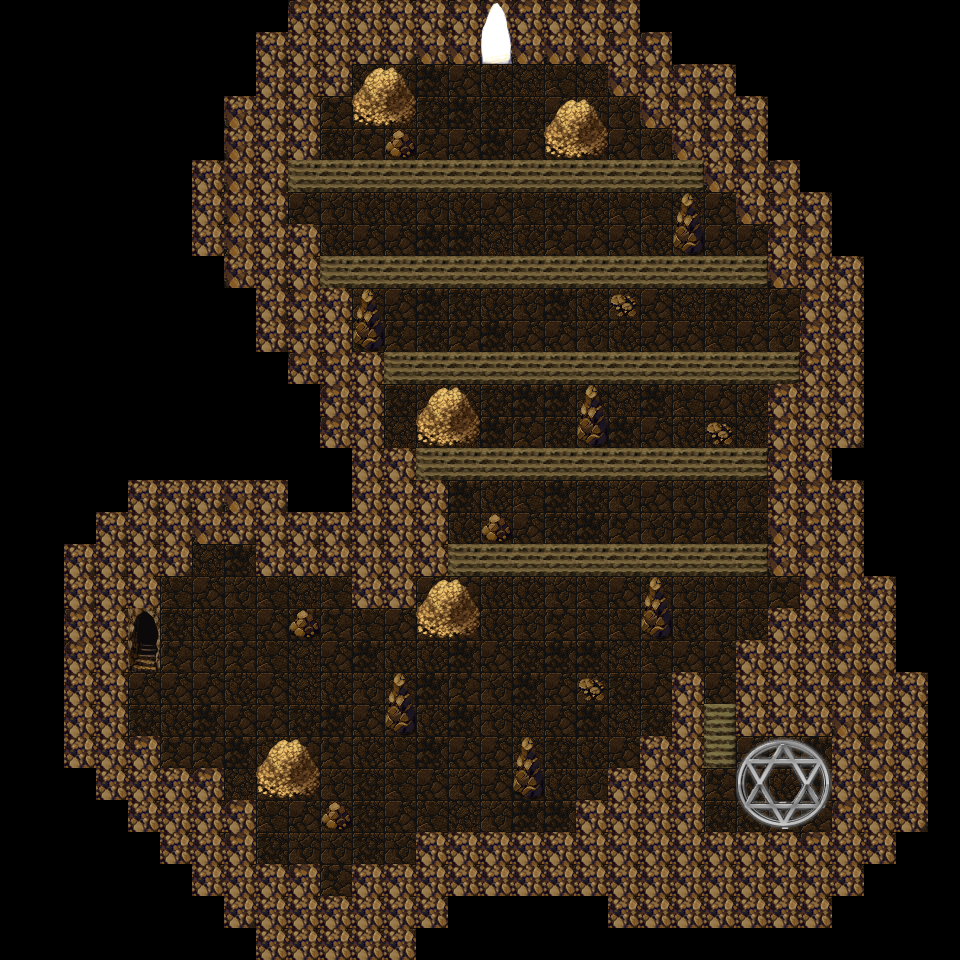

Rendered tile map (Tiled .tmx) drawn with the repository's tilesets; below, a short description and the map source with its tile grids summarised:
An orthogonal 30x30 tile map with 32x32 px tiles, 7 tile layers (Tile Layer 8, Rock - Bottom Layer, Rock Walls, Objects, ...), 1 hidden layer not drawn, 7 tilesets and 1 object.

<map version="1.0" orientation="orthogonal" renderorder="right-down" width="30" height="30" tilewidth="32" tileheight="32" nextobjectid="5">
 <tileset firstgid="1" name="Outside_B" tilewidth="32" tileheight="32" tilecount="256" columns="16">
  <image source="Tiles/VX/Outside_B.png" width="512" height="512" />
  <tile id="228">
   <objectgroup draworder="index">
    <object id="3" x="0" y="0" width="32.0435" height="31.9565" />
   </objectgroup>
  </tile>
 </tileset>
 <tileset firstgid="257" name="tilee (1)" tilewidth="32" tileheight="32" tilecount="256" columns="16">
  <image source="Tiles/[XP &amp; VX ACE] Tiles/tilee (1).png" width="512" height="512" />
 </tileset>
 <tileset firstgid="513" name="Outside_A5" tilewidth="32" tileheight="32" tilecount="128" columns="8">
  <image source="Tiles/VX/Outside_A5.png" width="256" height="512" />
 </tileset>
 <tileset firstgid="641" name="Outside_A5_Shadow" tilewidth="32" tileheight="32" tilecount="128" columns="8">
  <image source="Tiles/VX/Outside_A5_Shadow.png" width="256" height="512" />
 </tileset>
 <tileset firstgid="769" name="tilee" tilewidth="32" tileheight="32" tilecount="256" columns="16">
  <image source="Tiles/[XP &amp; VX ACE] Tiles/tilee.png" width="512" height="512" />
 </tileset>
 <tileset firstgid="1025" name="Dungeon_A5" tilewidth="32" tileheight="32" tilecount="128" columns="8">
  <image source="Tiles/VX/Dungeon_A5.png" width="256" height="512" />
 </tileset>
 <tileset firstgid="1153" name="DungeonCrawl_ProjectUtumnoTileset" tilewidth="32" tileheight="32" tilecount="3072" columns="64">
  <image source="Tiles/DungeonCrawl_ProjectUtumnoTileset.png" width="2048" height="1536" />
 </tileset>
 <layer name="Tile Layer 8" width="30" height="30">
  <data>[900 cells, 167 non-empty, 1 distinct tile ids]</data>
 </layer>
 <layer name="Rock - Bottom Layer" width="30" height="30">
  <data>[900 cells, 900 non-empty, 8 distinct tile ids]</data>
 </layer>
 <layer name="Rock Walls" width="30" height="30">
  <data>[900 cells, 627 non-empty, 9 distinct tile ids]</data>
 </layer>
 <layer name="Objects" width="30" height="30">
  <data>[900 cells, 4 non-empty, 4 distinct tile ids]</data>
 </layer>
 <layer name="Rock Ornaments" width="30" height="30">
  <data>[900 cells, 50 non-empty, 18 distinct tile ids]</data>
 </layer>
 <layer name="Shadow 1" width="30" height="30">
  <data>[900 cells, 63 non-empty, 1 distinct tile ids]</data>
 </layer>
 <layer name="Shadow 2" width="30" height="30" visible="0">
  <data>[900 cells, 900 non-empty, 1 distinct tile ids]</data>
 </layer>
 <layer name="Tile Layer 3" width="30" height="30">
  <data>[900 cells, 0 non-empty, 0 distinct tile ids]</data>
 </layer>
</map>
